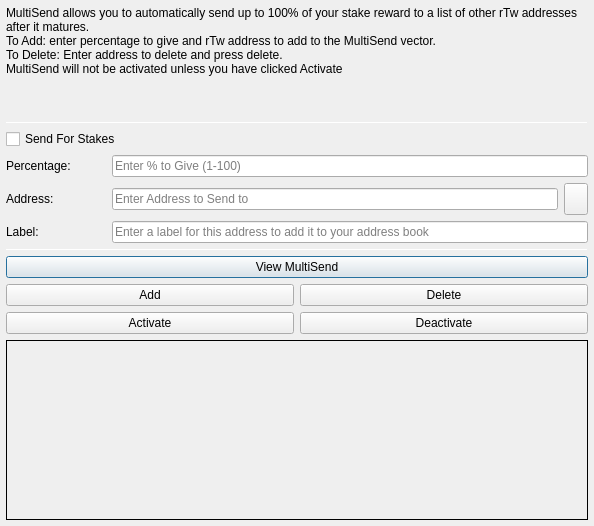
<?xml version="1.0" encoding="UTF-8"?>
<ui version="4.0">
 <class>MultiSendDialog</class>
 <widget class="QDialog" name="MultiSendDialog">
  <property name="windowModality">
   <enum>Qt::NonModal</enum>
  </property>
  <property name="geometry">
   <rect>
    <x>0</x>
    <y>0</y>
    <width>594</width>
    <height>526</height>
   </rect>
  </property>
  <property name="windowTitle">
   <string>MultiSend</string>
  </property>
  <layout class="QVBoxLayout" name="verticalLayout" stretch="0">
   <property name="leftMargin">
    <number>6</number>
   </property>
   <property name="topMargin">
    <number>6</number>
   </property>
   <property name="rightMargin">
    <number>6</number>
   </property>
   <property name="bottomMargin">
    <number>6</number>
   </property>
   <item>
    <layout class="QVBoxLayout" name="verticalLayout_Main" stretch="1,1,1,0,1,1,1">
     <item>
      <widget class="QLabel" name="label_2">
       <property name="lineWidth">
        <number>1</number>
       </property>
       <property name="text">
        <string>MultiSend allows you to automatically send up to 100% of your stake reward to a list of other rTw addresses after it matures.
To Add: enter percentage to give and rTw address to add to the MultiSend vector.
To Delete: Enter address to delete and press delete.
MultiSend will not be activated unless you have clicked Activate</string>
       </property>
       <property name="alignment">
        <set>Qt::AlignLeading|Qt::AlignLeft|Qt::AlignTop</set>
       </property>
       <property name="wordWrap">
        <bool>true</bool>
       </property>
      </widget>
     </item>
     <item>
      <widget class="Line" name="line">
       <property name="minimumSize">
        <size>
         <width>0</width>
         <height>1</height>
        </size>
       </property>
       <property name="maximumSize">
        <size>
         <width>16777215</width>
         <height>1</height>
        </size>
       </property>
       <property name="orientation">
        <enum>Qt::Horizontal</enum>
       </property>
      </widget>
     </item>
     <item>
      <layout class="QVBoxLayout" name="verticalLayout_Settings">
       <item>
        <layout class="QHBoxLayout" name="horizontalLayout">
         <item>
          <widget class="QCheckBox" name="multiSendStakeCheckBox">
           <property name="text">
            <string>Send For Stakes</string>
           </property>
          </widget>
         </item>
        </layout>
       </item>
       <item>
        <layout class="QHBoxLayout" name="horizontalLayout_6">
         <item>
          <widget class="QLabel" name="label">
           <property name="minimumSize">
            <size>
             <width>100</width>
             <height>0</height>
            </size>
           </property>
           <property name="toolTip">
            <string>Percentage of stake to send</string>
           </property>
           <property name="text">
            <string>Percentage:</string>
           </property>
          </widget>
         </item>
         <item>
          <widget class="QLineEdit" name="multiSendPercentEdit">
           <property name="toolTip">
            <string>Enter whole numbers 1 - 100</string>
           </property>
           <property name="placeholderText">
            <string>Enter % to Give (1-100)</string>
           </property>
          </widget>
         </item>
        </layout>
       </item>
       <item>
        <layout class="QHBoxLayout" name="horizontalLayout_7">
         <item>
          <widget class="QLabel" name="label_5">
           <property name="minimumSize">
            <size>
             <width>100</width>
             <height>0</height>
            </size>
           </property>
           <property name="toolTip">
            <string>Address to send portion of stake to</string>
           </property>
           <property name="text">
            <string>Address:</string>
           </property>
          </widget>
         </item>
         <item>
          <widget class="QLineEdit" name="multiSendAddressEdit">
           <property name="toolTip">
            <string/>
           </property>
           <property name="placeholderText">
            <string>Enter Address to Send to</string>
           </property>
          </widget>
         </item>
         <item>
          <widget class="QToolButton" name="addressBookButton">
           <property name="maximumSize">
            <size>
             <width>16777215</width>
             <height>32</height>
            </size>
           </property>
           <property name="toolTip">
            <string>Choose an address from the address book</string>
           </property>
           <property name="text">
            <string/>
           </property>
           <property name="icon">
            <iconset resource="../aria.qrc">
             <normaloff>:/icons/address-book</normaloff>:/icons/address-book</iconset>
           </property>
           <property name="shortcut">
            <string>Alt+A</string>
           </property>
          </widget>
         </item>
        </layout>
       </item>
      </layout>
     </item>
     <item>
      <layout class="QHBoxLayout" name="horizontalLayout_3">
       <item>
        <widget class="QLabel" name="label_3">
         <property name="minimumSize">
          <size>
           <width>100</width>
           <height>0</height>
          </size>
         </property>
         <property name="text">
          <string>Label:</string>
         </property>
        </widget>
       </item>
       <item>
        <widget class="QLineEdit" name="labelAddressLabelEdit">
         <property name="placeholderText">
          <string>Enter a label for this address to add it to your address book</string>
         </property>
        </widget>
       </item>
      </layout>
     </item>
     <item>
      <widget class="Line" name="line_2">
       <property name="minimumSize">
        <size>
         <width>0</width>
         <height>1</height>
        </size>
       </property>
       <property name="maximumSize">
        <size>
         <width>16777215</width>
         <height>1</height>
        </size>
       </property>
       <property name="orientation">
        <enum>Qt::Horizontal</enum>
       </property>
      </widget>
     </item>
     <item>
      <layout class="QVBoxLayout" name="verticalLayout_Buttons">
       <item>
        <layout class="QHBoxLayout" name="horizontalLayout_4">
         <item>
          <widget class="QPushButton" name="viewButton">
           <property name="toolTip">
            <string/>
           </property>
           <property name="statusTip">
            <string>View MultiSend Vector</string>
           </property>
           <property name="text">
            <string>View MultiSend</string>
           </property>
          </widget>
         </item>
        </layout>
       </item>
       <item>
        <layout class="QHBoxLayout" name="horizontalLayout_2">
         <item>
          <widget class="QPushButton" name="addButton">
           <property name="toolTip">
            <string/>
           </property>
           <property name="statusTip">
            <string>Add to MultiSend Vector</string>
           </property>
           <property name="text">
            <string>Add</string>
           </property>
          </widget>
         </item>
         <item>
          <widget class="QPushButton" name="deleteButton">
           <property name="toolTip">
            <string/>
           </property>
           <property name="statusTip">
            <string>Delete Address From MultiSend Vector</string>
           </property>
           <property name="text">
            <string>Delete</string>
           </property>
          </widget>
         </item>
        </layout>
       </item>
       <item>
        <layout class="QHBoxLayout" name="horizontalLayout_5">
         <item>
          <widget class="QPushButton" name="activateButton">
           <property name="statusTip">
            <string>Activate MultiSend</string>
           </property>
           <property name="text">
            <string>Activate</string>
           </property>
          </widget>
         </item>
         <item>
          <widget class="QPushButton" name="disableButton">
           <property name="statusTip">
            <string>Deactivate MultiSend</string>
           </property>
           <property name="text">
            <string>Deactivate</string>
           </property>
          </widget>
         </item>
        </layout>
       </item>
      </layout>
     </item>
     <item>
      <widget class="QLabel" name="message">
       <property name="minimumSize">
        <size>
         <width>0</width>
         <height>180</height>
        </size>
       </property>
       <property name="frameShape">
        <enum>QFrame::Panel</enum>
       </property>
       <property name="frameShadow">
        <enum>QFrame::Plain</enum>
       </property>
       <property name="lineWidth">
        <number>1</number>
       </property>
       <property name="midLineWidth">
        <number>1</number>
       </property>
       <property name="text">
        <string/>
       </property>
       <property name="alignment">
        <set>Qt::AlignLeading|Qt::AlignLeft|Qt::AlignTop</set>
       </property>
       <property name="wordWrap">
        <bool>true</bool>
       </property>
      </widget>
     </item>
    </layout>
   </item>
  </layout>
 </widget>
 <resources>
  <include location="../aria.qrc"/>
 </resources>
 <connections/>
</ui>
